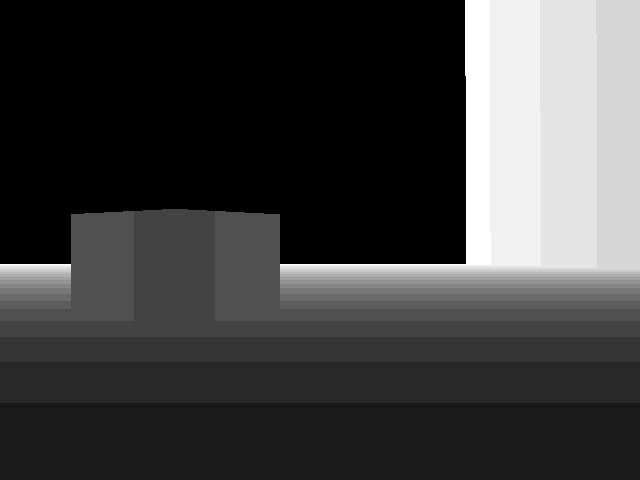
#> input picture 3d_model/object_scan/depth/depth_0000.png, 640 x 480 px, found by its file name
$ python depth_visual.py
#> lines starting #> are read from the running program, lines starting #| are printed output that depends on the picture; after the words box and inside, x2 and y2 are one past the last pixel; in counts of white or black regions, pixels touching at a corner belong together
#visualize depth

import cv2
import numpy as np

input_path  = "/home/ros2_env/taki/otslam/3d_model/object_scan/depth/depth_0000.png"
output_path = "/home/ros2_env/taki/otslam/3d_model/object_scan/depth/depth_0000_visu.png"

# Load depth (should be 16-bit PNG from ScanNet)
depth = cv2.imread(input_path, cv2.IMREAD_UNCHANGED)
#> depth is the input picture: shape (480, 640) uint16; min 0, max 5000, mean 1292.9

if depth is None:
    raise RuntimeError("Failed to load depth image!")

# Convert from millimeters to meters
depth_m = depth.astype(np.float32) / 1000.0

# Remove invalid depth (0 or too far)
valid = (depth_m > 0) & (depth_m < 5.0)
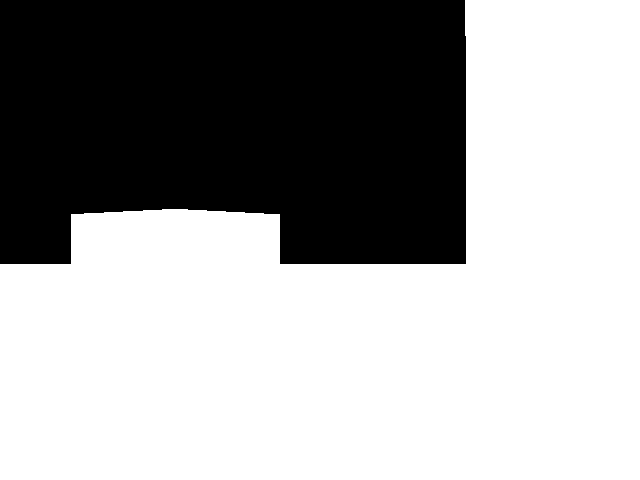
#> valid: shape (480, 640) bool; 63.5% white; 1 black region, box (x1, y1, x2, y2) and area: (0, 0, 466, 264) 112024
depth_clean = np.zeros_like(depth_m)
depth_clean[valid] = depth_m[valid]

# Inverse depth (far = bright)
depth_inv = depth_clean.copy()
depth_inv[depth_inv == 0] = 5.0  # avoid division by zero
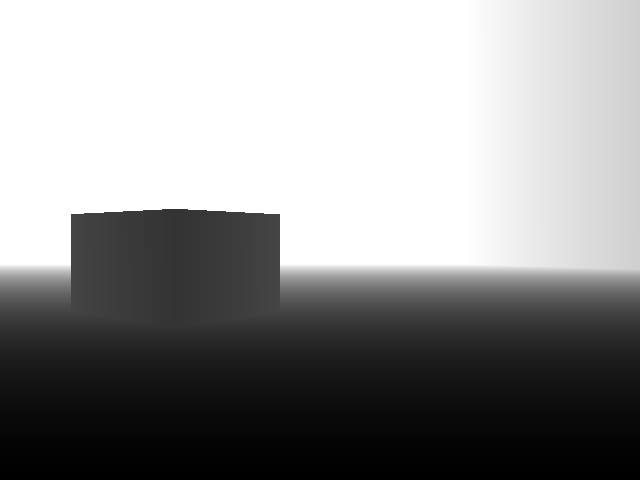
#> depth_inv: shape (480, 640) float32; min 0.524, max 5, mean 3.12; drawn with min black and max white
depth_inv = 1.0 / depth_inv
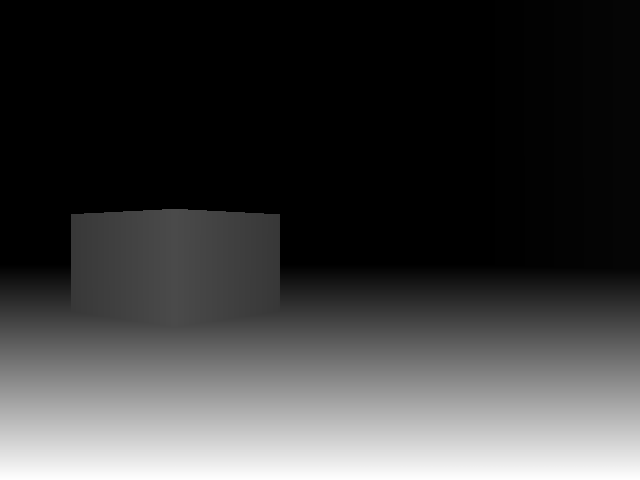
#> depth_inv: shape (480, 640) float32; min 0.2, max 1.91, mean 0.612; drawn with min black and max white

# Normalize to 0–255
depth_norm = cv2.normalize(depth_inv, None, 0, 255, cv2.NORM_MINMAX)
depth_vis = depth_norm.astype(np.uint8)

# Save
cv2.imwrite(output_path, depth_vis)

print("Saved:", output_path)

$ run again, with 3d_model/object_scan/depth/depth_0003.png copied over 3d_model/object_scan/depth/depth_0000.png
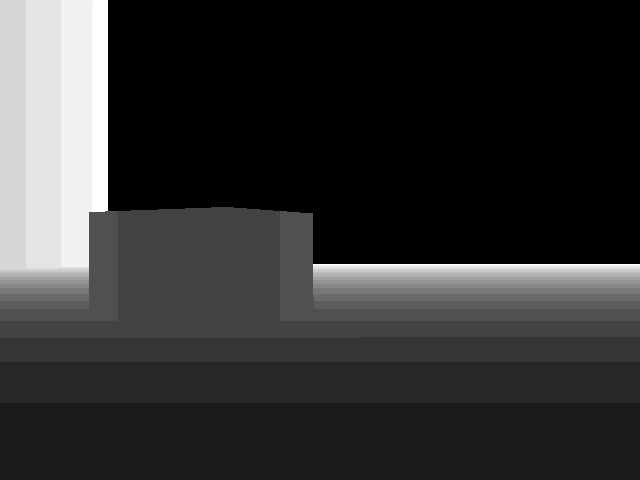
#> input picture 3d_model/object_scan/depth/depth_0003.png, 640 x 480 px, found by its file name
#> depth is the input picture: shape (480, 640) uint16; min 0, max 4998, mean 1013
#> `valid = (depth_m > 0) & (depth_m < 5.0)`:
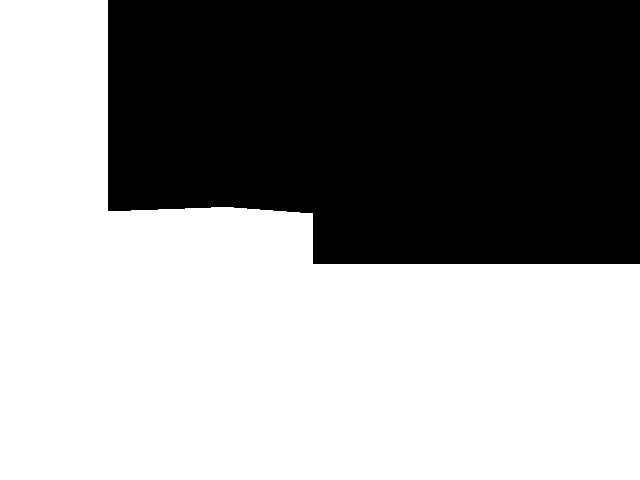
#> valid: shape (480, 640) bool; 57.9% white; 1 black region, box (x1, y1, x2, y2) and area: (108, 0, 640, 264) 129293
#> `depth_inv = 1.0 / depth_inv`:
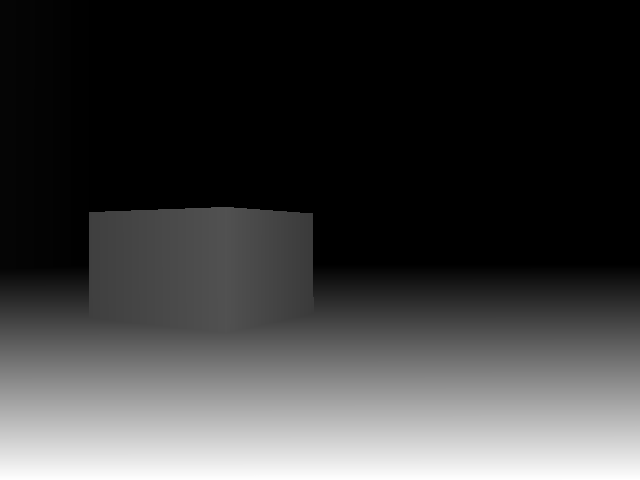
#> depth_inv: shape (480, 640) float32; min 0.2, max 1.91, mean 0.617; drawn with min black and max white
